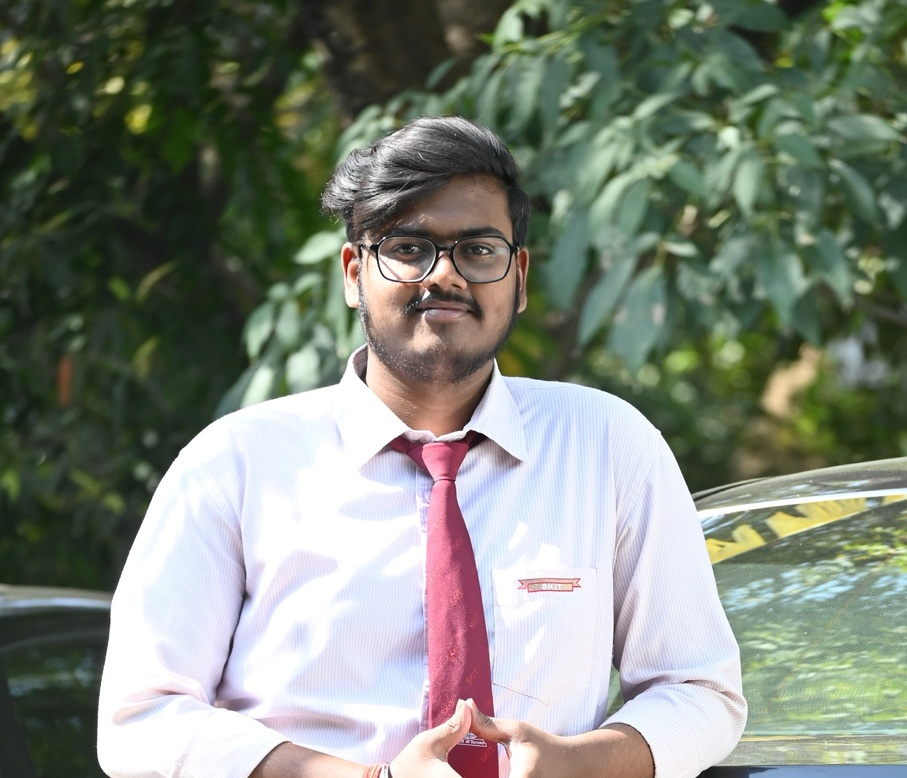
%> input picture DIP LAB/Profile.JPG, 907 x 778 px, shrunk from 2297 x 1970 before the run
$ octave p6_Linear_Filtering.m   (GNU Octave 9; MATLAB toolbox functions it lacks are replaced by stand-ins)
%> lines starting %> are read from the running program, lines starting %| are printed output that depends on the picture
%Object :Impliment the Linear filtering using Convolution, Highly selective filters.

clc;
close all;
clear all;

% Read the test image and display it
I1=uigetfile('.jpeg','select file');
%> the answer given: Profile.JPG
myimage = imread(I1);
%> myimage is the input picture: size 778x907x3 uint8; mean R, G, B 128, 134.5, 122.9
myimage=rgb2gray(myimage);
%> myimage: size 778x907 uint8
subplot(3,3,1);
imshow(myimage); title('Original Image');

% The command fspecial() is used to create mask
% The command imfilter() is used to apply the gaussian filter mask to the image
% Create a Gaussian low pass filter of size 3

gaussmask = fspecial('gaussian',3);
filtimg = imfilter(myimage,gaussmask);
subplot(3,3,2);
imshow(filtimg,[]),title('Output of Gaussian filter 3 X 3');

% Generate a lowpass filter of size 7 X 7
% The command conv2 is used the apply the filter
% This is another way of using the filter

avgfilt = [ 1 1 1 1 1 1 1;
            1 1 1 1 1 1 1;
            1 1 1 1 1 1 1;
            1 1 1 1 1 1 1;
            1 1 1 1 1 1 1;
            1 1 1 1 1 1 1;
            1 1 1 1 1 1 1];

avgfiltmask = avgfilt/sum(avgfilt);
convimage= conv2(double(myimage),double(avgfiltmask));
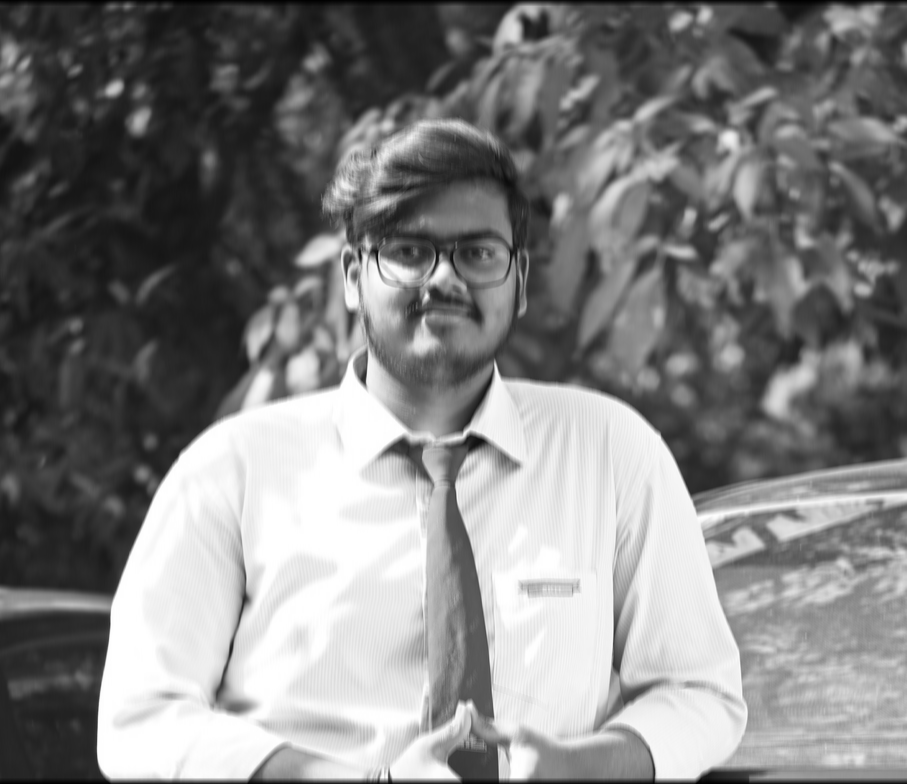
%> convimage: size 784x907 double; min 2, max 255, mean 130.2; drawn with min black and max white

subplot(3,3,3);
imshow(convimage,[]);
title('Average filter with conv2()');


% Add noise to an image
% Display the noisy Image

subplot(3,3,4);

myimage = imread(I1);
myimage=rgb2gray(myimage);
noisyimg = imnoise(myimage,'Salt & Pepper', 0.5);
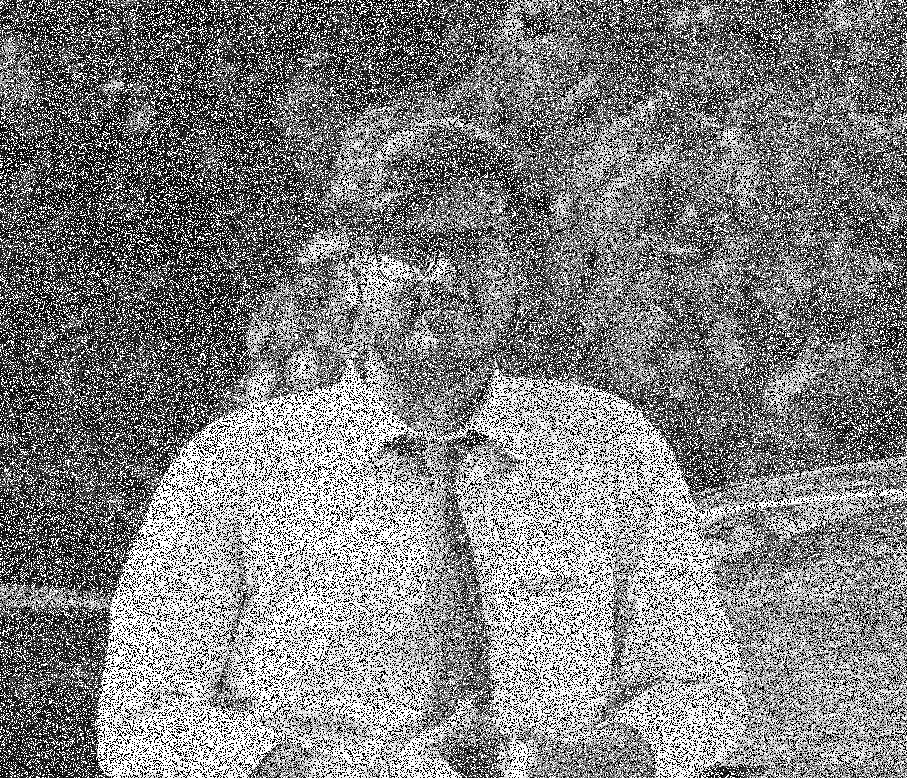
%> noisyimg: size 778x907 uint8; min 0, max 255, mean 129.3
imshow(noisyimg,[]);
title('Noisy Image');

% generate Median filter of size 3
% The command medianfilt2() is used to filter the image

mymed3img = medfilt2(noisyimg,[3 3]);
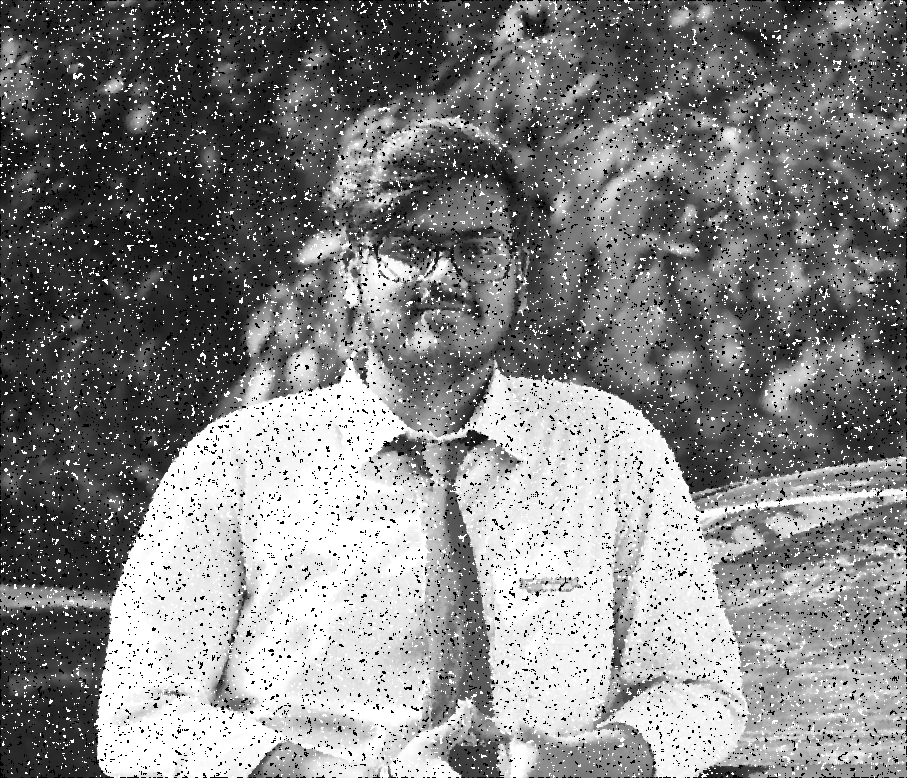
%> mymed3img: size 778x907 uint8; min 0, max 255, mean 130.6
subplot(3,3,5);
imshow(mymed3img,[]), title('Output of 3 x 3 Median filter');

% generate Median filter of size 7
% The command medianfilt2() is used to filter the image

mymed7img = medfilt2(noisyimg,[7 7]);
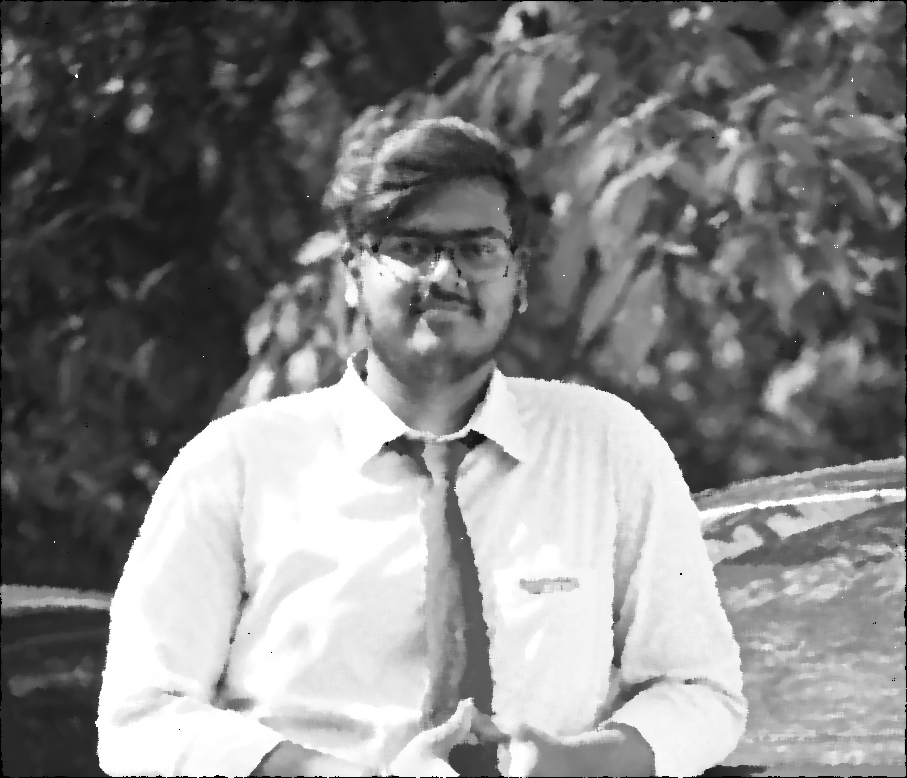
%> mymed7img: size 778x907 uint8; min 0, max 255, mean 130.6; mean of the top-left, top-right, bottom-left and bottom-right quarters 68.7, 99.4, 175.5, 178.8
subplot(3,3,6);
imshow(mymed7img,[]), title('Output of 7 x 7 Median filter');


% Generate a high pass filter mask
% The command conv2 is used the apply the filter mask

h = [ 1 -2 -1; -1 5 -1; 1 -2 1];
hpt3 = conv2(double(myimage),double(h));
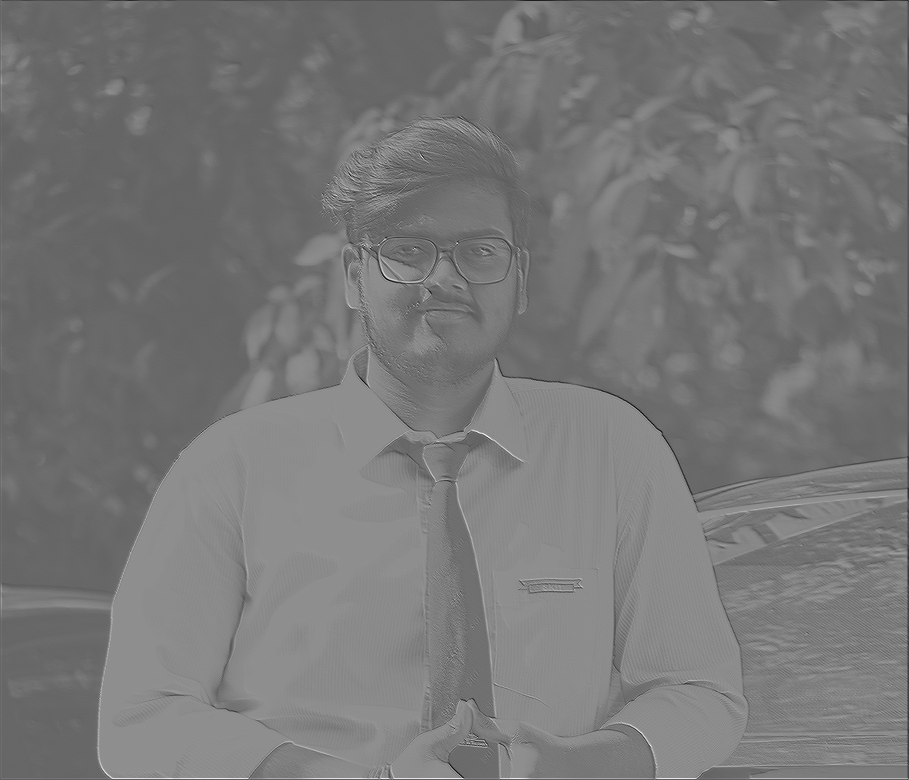
%> hpt3: size 780x909 double; min -521, max 865, mean 130.6; drawn with min black and max white
subplot(3,3,7);
imshow(hpt3/100),title('Output of High pass filter');


% Generate a User defined mask for sharpening
% The command conv2 is used the apply the filter mask

h = [ -1 -1 -1; -1 9 -1; -1 -1 -1];
hpt3 = conv2(double(myimage),double(h));
subplot(3,3,8);
imshow(hpt3/100),title('Sharpening - User defined mask');
%> after `imshow(hpt3/100)`:
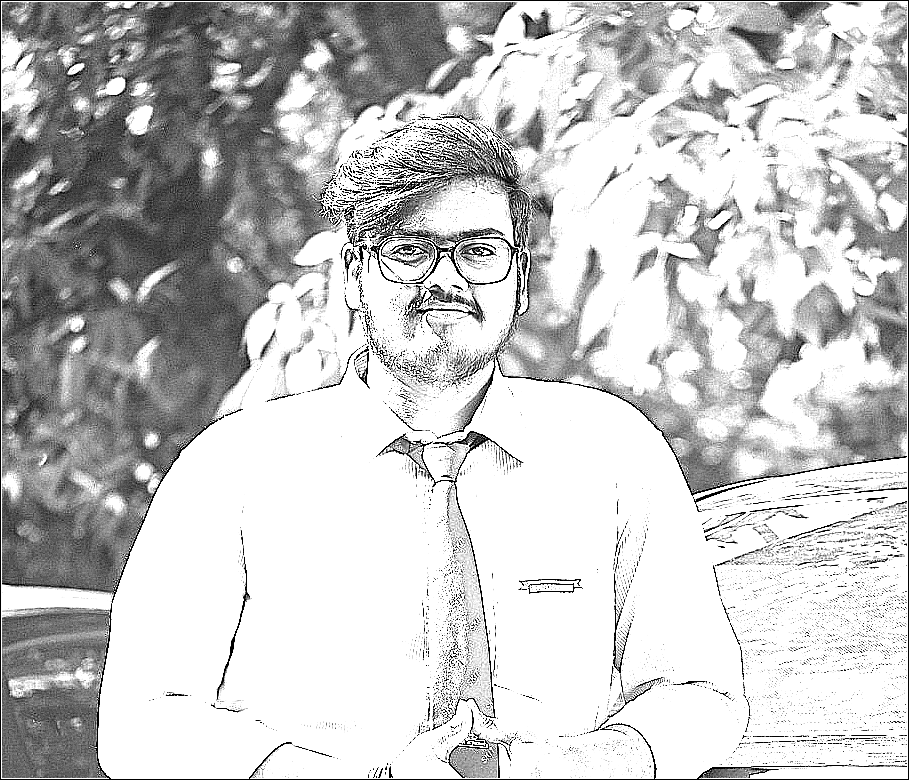
%> displayed picture: size 780x909, on the screen's scale of 0 to 255; min 0, max 255, mean 197.8

% Generate a unsharp filter mask with alpha = 0.3
% The command conv2 is used the apply the filter mask

h = fspecial('unsharp',0.3);
hpt3 = imfilter(myimage,h);
%> hpt3: size 778x907 uint8
subplot(3,3,9);
imshow(hpt3,[]),title('Output of Unsharp mask filter');
